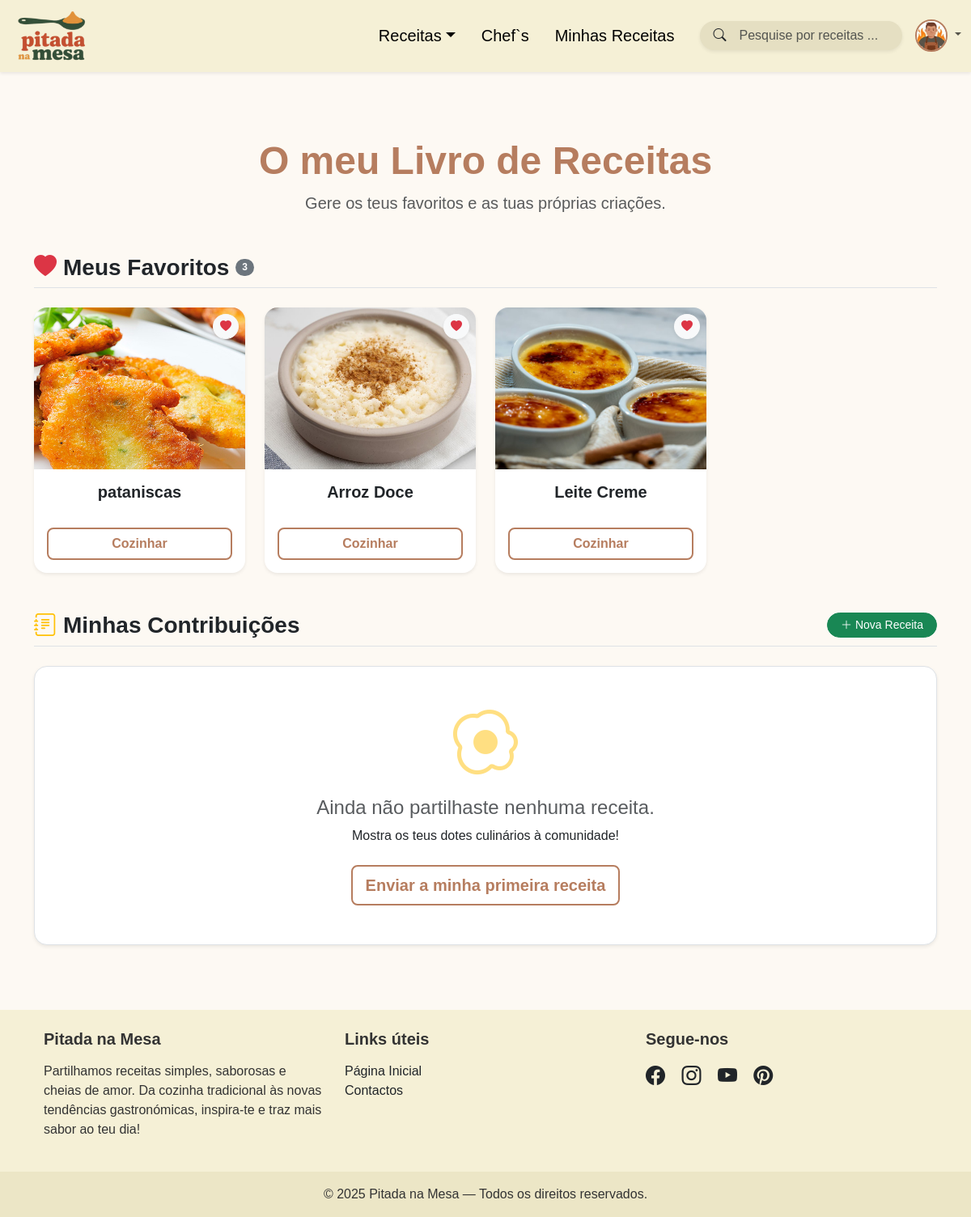
/minhasreceitas.php (signed in), run on the app's committed database.
### tables this page shows
CREATE TABLE IF NOT EXISTS `dados_perfil` (
  `id` int NOT NULL AUTO_INCREMENT,
  `id_utilizador` int NOT NULL,
  `idade` int DEFAULT NULL,
  `prato_favorito` varchar(255) DEFAULT NULL,
  `avatar` varchar(50) DEFAULT 'avpadrao.jpg',
  PRIMARY KEY (`id`)
);

CREATE TABLE IF NOT EXISTS `favoritos` (
  `id` int NOT NULL AUTO_INCREMENT,
  `id_utilizador` int NOT NULL,
  `id_receita` int NOT NULL,
  `titulo_receita` varchar(100) DEFAULT NULL,
  `imagem_receita` varchar(255) DEFAULT NULL,
  `referencia` varchar(255) DEFAULT NULL,
  `ativado` tinyint(1) NOT NULL DEFAULT '1',
  PRIMARY KEY (`id`)
);

### minhasreceitas.php (the view, shortened to what this page needs)
<?php
require('includes/connection.php');
$id_utilizador = isset($_SESSION['iduser']) ? $_SESSION['iduser'] : $_SESSION['id'];
$sqlFav = "SELECT f.* FROM favoritos f
           JOIN receitas r ON f.id_receita = r.id
           WHERE f.id_utilizador = ?
             AND f.ativado = 1
             AND r.estado = 1
           ORDER BY f.id DESC";
$stmtFav = $dbh->prepare($sqlFav);
$stmtFav->execute([$id_utilizador]);
$meus_favoritos = $stmtFav->fetchAll(PDO::FETCH_ASSOC);
$stmtSub = $dbh->prepare("SELECT * FROM receitas WHERE id_utilizador = ? AND estado = 1 ORDER BY id DESC");
$stmtSub->execute([$id_utilizador]);
$minhas_submissoes = $stmtSub->fetchAll(PDO::FETCH_ASSOC);
?>
<!DOCTYPE html>
<html lang="pt">
<head>
    <link href="css/bootstrap.min.css" rel="stylesheet">
    <link href="css/bootstrap-icons.min.css" rel="stylesheet">
    <link href="css/style.css" rel="stylesheet">
</head>
<body>
    <?php require('includes/nav.php'); ?>
    <div class="container" style="margin-top: 100px; margin-bottom: 80px;">
        <div class="text-center mb-5">
            <h1 class="fw-bold display-5" style="color: rgb(182, 125, 95);">O meu Livro de Receitas</h1>
            <p class="lead text-muted">Gere os teus favoritos e as tuas próprias criações.</p>
        </div>
        <div class="mb-4 border-bottom pb-2 d-flex align-items-center">
            <h3 class="fw-bold m-0">
                <i class="bi bi-heart-fill me-2 text-danger"></i>Meus Favoritos
            </h3>
            <span class="badge bg-secondary ms-2 rounded-pill"><?php echo count($meus_favoritos); ?></span>
        </div>
        <?php if (count($meus_favoritos) > 0): ?>
            <div class="row row-cols-1 row-cols-md-2 row-cols-lg-4 g-4" id="listaFavoritos">
                <?php foreach ($meus_favoritos as $fav): ?>
                    <div class="col" id="fav-card-<?php echo $fav['id_receita']; ?>">
                        <div class="card h-100 shadow-sm border-0 rounded-4 overflow-hidden position-relative">
                            <button class="btn btn-light btn-sm position-absolute top-0 end-0 m-2 rounded-circle shadow-sm text-danger"
                                    title="Remover dos favoritos"
                                    onclick="removerFavorito(this, <?= $fav['id_receita'] ?>, '<?= addslashes($fav['titulo_receita']) ?>', '<?= $fav['imagem_receita'] ?>', '<?= $fav['referencia'] ?>')">
                                <i class="bi bi-heart-fill"></i>
                            </button>
                            <div style="height: 200px; overflow: hidden;">
                                <img src="<?php echo file_exists($fav['imagem_receita']) ? $fav['imagem_receita'] : 'imgs/banner.jpeg'; ?>"
                                     class="w-100 h-100 object-fit-cover" alt="Favorito">
                            </div>
                            <div class="card-body text-center">
                                <h5 class="card-title fw-bold"><?php echo $fav['titulo_receita']; ?></h5>
                            </div>
                            <div class="card-footer bg-transparent border-top-0 pb-3">
                                <a href="<?php echo $fav['referencia']; ?>" class="btn btn-style2 w-100">Cozinhar</a>
                            </div>
                        </div>
                    </div>
                <?php endforeach; ?>
            </div>
        <?php endif; ?>
        <div class="mb-4 border-bottom pb-2 d-flex justify-content-between align-items-center">
            <h3 class="fw-bold m-0">
                <i class="bi bi-journal-text me-2 text-warning"></i>Minhas Contribuições
            </h3>
            <a href="submeterreceita.php" class="btn btn-sm btn-success rounded-pill px-3">
                <i class="bi bi-plus-lg me-1"></i>Nova Receita
            </a>
        </div>
        <?php if (count($minhas_submissoes) > 0): ?>
            <div class="row row-cols-1 row-cols-md-2 row-cols-lg-4 g-4">
                <?php foreach ($minhas_submissoes as $rec): ?>
                    <div class="col">
                        <div class="card h-100 shadow-sm border-0 rounded-4 overflow-hidden">
                            <div style="height: 200px; overflow: hidden; position: relative;">
                                <img src="<?php echo $rec['imagem']; ?>" class="w-100 h-100 object-fit-cover" alt="<?php echo $rec['titulo']; ?>">
                                <span class="position-absolute top-0 start-0 m-2 badge bg-success shadow-sm">Minha Receita</span>
                            </div>
                            <div class="card-body text-center">
                                <h5 class="card-title fw-bold"><?php echo $rec['titulo']; ?></h5>
                                <p class="text-muted small mb-0">
                                    <i class="bi bi-clock me-1"></i><?php echo $rec['tempo_preparo']; ?> min
                                </p>
                            </div>
                            <div class="card-footer bg-transparent border-top-0 pb-3">
                                <a href="receita.php?id=<?php echo $rec['id']; ?>" class="btn btn-style2 w-100">Ver Receita</a>
                            </div>
                        </div>
                    </div>
                <?php endforeach; ?>
            </div>
        <?php else: ?>
            <div class="text-center py-5 bg-white rounded-4 shadow-sm border">
                <i class="bi bi-egg-fried display-1 text-warning opacity-50"></i>
                <h4 class="mt-3 text-muted">Ainda não partilhaste nenhuma receita.</h4>
                <p class="mb-4">Mostra os teus dotes culinários à comunidade!</p>
                <a href="submeterreceita.php" class="btn btn-style2 btn-lg">Enviar a minha primeira receita</a>
            </div>
        <?php endif; ?>
    </div>
    <?php require('includes/footer.php'); ?>
</body>
</html>

### includes/nav.php (shortened to what this page needs)
    <?php
    $logado = isset($_SESSION['logado']) && $_SESSION['logado'] === true;
    $avatar_nav = "default";
if (isset($_SESSION['logado']) && $_SESSION['logado'] === true && isset($dbh)) {
    $id_nav = isset($_SESSION['iduser']) ? $_SESSION['iduser'] : (isset($_SESSION['id']) ? $_SESSION['id'] : 0);
    $stmtNav = $dbh->prepare("SELECT avatar FROM dados_perfil WHERE id_utilizador = ?");
    $stmtNav->execute([$id_nav]);
    $resultadoNav = $stmtNav->fetch(PDO::FETCH_ASSOC);
    if ($resultadoNav && !empty($resultadoNav['avatar'])) {
        $avatar_nav = $resultadoNav['avatar'];
    }
}
    ?>
    <nav class="navbar navbar-expand-lg fixed-top shadow-sm " style="background-color: rgb(245, 240, 214);">
        <div class="container-fluid">
            <a class="navbar-brand" href="index.php">
                <img src="imgs/pitada.logo.png" alt="Logótipo" width="100" height="auto">
            </a>
            <div class="collapse navbar-collapse" id="navbarSupportedContent" style="list-style: none">
                <ul class="navbar-nav ms-lg-auto mb-2 mb-lg-0 me-4 text-center">
                    <li class="nav-item dropdown">
                        <a class="nav-link active dropdown-toggle fs-5" href="#" role="button" data-bs-toggle="dropdown"
                            aria-expanded="false">Receitas</a>
                    </li>
                    <li class="nav-item"><a class="nav-link active fs-5 ms-lg-3" href="chefs.php">Chef`s</a></li>
                    <li class="nav-item"><a class="nav-link active fs-5 ms-lg-3" href="minhasreceitas.php">Minhas Receitas</a></li>
                </ul>
                <form class="d-flex align-items-center me-lg-3 my-2 my-lg-0 mx-auto mx-lg-0 position-relative"
                    role="search"
                    style="max-width: 250px;"
                    action="pesquisa.php"
                    method="GET"
                    autocomplete="off"> <i class="bi bi-search position-absolute ms-3 text-dark" style="z-index: 10;"></i>
                    <input
                        id="inputPesquisa"
                        class="form-control ps-5 border-0 shadow-sm"
                        type="search"
                        name="q"
                        placeholder="Pesquise por receitas ..."
                        aria-label="Search"
                        style="border-radius: 50px; background-color: rgba(229, 223, 194, 1);" />
                </form>
                <ul class="navbar-nav align-items-center">
                    <?php if ($logado): ?>
                    <li class="nav-item dropdown d-flex flex-column align-items-center">
                        <a class="nav-link p-0 dropdown-toggle" href="#" role="button" data-bs-toggle="dropdown" aria-expanded="false">
                                <?php if ($avatar_nav != "default" && file_exists("imgs/avatar/" . $avatar_nav)): ?>
                                    <img src="imgs/avatar/<?php echo $avatar_nav; ?>" alt="Avatar"
                                        style="width: 40px; height: 40px; object-fit: cover; border-radius: 50%; border: 2px solid rgb(182, 125, 95);">
                                <?php else: ?>
                                        <img src="imgs/avatar/avpadrao.jpg" alt="Avatar Padrão"
                                         style="width: 40px; height: 40px; object-fit: cover; border-radius: 50%; border: 2px solid rgb(182, 125, 95);">
                                <?php endif; ?>
                            </a>
                    </li>
                <?php else: ?>
                    <li class="nav-item d-flex align-items-center align-self-lg-center">
                        <a href="login.php" class="nav-link p-0"><i class="bi bi-person-circle fs-2 "></i></a>
                    </li>
                <?php endif; ?>
                </ul>
            </div>
        </div>
    </nav>

### css/style.css (style rules this page uses)
body { background-color: rgb(253, 249, 243); padding-top: 70px; font-family: 'Trebuchet MS', 'Lucida Sans Unicode', 'Lucida Grande', 'Lucida Sans', Arial, sans-serif; }
.btn-style2 { background-color: transparent; color: rgb(182, 125, 95); border: 2px solid rgb(182, 125, 95); border-radius: 8px; font-weight: 600; transition: all 0.3s ease; }

### data on the page
dados_perfil: avatar (picture)
favoritos: imagem_receita (picture), titulo_receita "pataniscas"
favoritos: imagem_receita (picture), titulo_receita "Arroz Doce"
favoritos: imagem_receita (picture), titulo_receita "Leite Creme"

### other printed values
count($meus_favoritos) "3"
